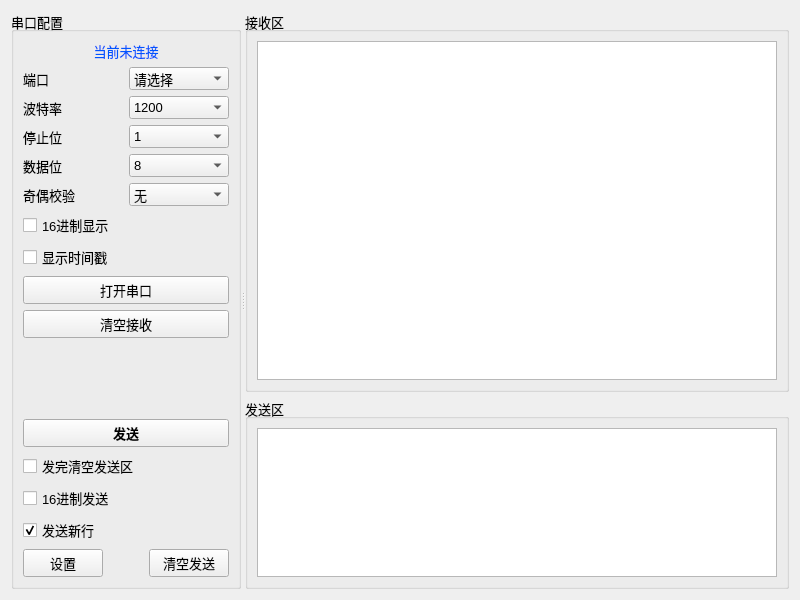
<?xml version="1.0" encoding="UTF-8"?>
<ui version="4.0">
 <class>Widget</class>
 <widget class="QWidget" name="Widget">
  <property name="geometry">
   <rect>
    <x>0</x>
    <y>0</y>
    <width>800</width>
    <height>600</height>
   </rect>
  </property>
  <property name="windowTitle">
   <string>SSWCOM</string>
  </property>
  <property name="windowIcon">
   <iconset resource="rec.qrc">
    <normaloff>:/new/prefix1/recf/wave.ico</normaloff>:/new/prefix1/recf/wave.ico</iconset>
  </property>
  <layout class="QGridLayout" name="gridLayout_5">
   <item row="0" column="0">
    <layout class="QGridLayout" name="gridLayout_4">
     <item row="0" column="0">
      <widget class="QSplitter" name="splitter">
       <property name="orientation">
        <enum>Qt::Orientation::Horizontal</enum>
       </property>
       <widget class="QGroupBox" name="groupBox">
        <property name="minimumSize">
         <size>
          <width>160</width>
          <height>0</height>
         </size>
        </property>
        <property name="maximumSize">
         <size>
          <width>230</width>
          <height>16777215</height>
         </size>
        </property>
        <property name="baseSize">
         <size>
          <width>160</width>
          <height>0</height>
         </size>
        </property>
        <property name="font">
         <font>
          <pointsize>10</pointsize>
         </font>
        </property>
        <property name="title">
         <string>串口配置</string>
        </property>
        <layout class="QVBoxLayout" name="verticalLayout_5">
         <item>
          <layout class="QVBoxLayout" name="verticalLayout_3">
           <item>
            <widget class="QLabel" name="lbConnected">
             <property name="font">
              <font>
               <pointsize>10</pointsize>
              </font>
             </property>
             <property name="styleSheet">
              <string notr="true">color: rgb(0, 85, 255)</string>
             </property>
             <property name="text">
              <string>当前未连接</string>
             </property>
             <property name="textFormat">
              <enum>Qt::TextFormat::AutoText</enum>
             </property>
             <property name="alignment">
              <set>Qt::AlignmentFlag::AlignCenter</set>
             </property>
             <property name="wordWrap">
              <bool>false</bool>
             </property>
            </widget>
           </item>
           <item>
            <layout class="QGridLayout" name="gridLayout_3">
             <item row="1" column="0">
              <widget class="QLabel" name="label">
               <property name="font">
                <font>
                 <pointsize>10</pointsize>
                </font>
               </property>
               <property name="text">
                <string>端口</string>
               </property>
              </widget>
             </item>
             <item row="5" column="1">
              <widget class="QComboBox" name="cbParity">
               <property name="font">
                <font>
                 <pointsize>10</pointsize>
                </font>
               </property>
               <property name="currentText">
                <string>无</string>
               </property>
               <item>
                <property name="text">
                 <string>无</string>
                </property>
               </item>
               <item>
                <property name="text">
                 <string>奇</string>
                </property>
               </item>
               <item>
                <property name="text">
                 <string>偶</string>
                </property>
               </item>
              </widget>
             </item>
             <item row="3" column="0">
              <widget class="QLabel" name="label_3">
               <property name="font">
                <font>
                 <pointsize>10</pointsize>
                </font>
               </property>
               <property name="text">
                <string>停止位</string>
               </property>
              </widget>
             </item>
             <item row="4" column="0">
              <widget class="QLabel" name="label_4">
               <property name="font">
                <font>
                 <pointsize>10</pointsize>
                </font>
               </property>
               <property name="text">
                <string>数据位</string>
               </property>
              </widget>
             </item>
             <item row="2" column="0">
              <widget class="QLabel" name="label_2">
               <property name="font">
                <font>
                 <pointsize>10</pointsize>
                </font>
               </property>
               <property name="text">
                <string>波特率</string>
               </property>
              </widget>
             </item>
             <item row="4" column="1">
              <widget class="QComboBox" name="cbDataBits">
               <property name="font">
                <font>
                 <pointsize>10</pointsize>
                </font>
               </property>
               <property name="currentText">
                <string>8</string>
               </property>
               <property name="labelDrawingMode">
                <enum>QComboBox::LabelDrawingMode::UseStyle</enum>
               </property>
               <item>
                <property name="text">
                 <string>8</string>
                </property>
               </item>
               <item>
                <property name="text">
                 <string>7</string>
                </property>
               </item>
               <item>
                <property name="text">
                 <string>6</string>
                </property>
               </item>
               <item>
                <property name="text">
                 <string>5</string>
                </property>
               </item>
              </widget>
             </item>
             <item row="3" column="1">
              <widget class="QComboBox" name="cbStopBits">
               <property name="font">
                <font>
                 <pointsize>10</pointsize>
                </font>
               </property>
               <item>
                <property name="text">
                 <string>1</string>
                </property>
               </item>
               <item>
                <property name="text">
                 <string>1.5</string>
                </property>
               </item>
               <item>
                <property name="text">
                 <string>2</string>
                </property>
               </item>
              </widget>
             </item>
             <item row="1" column="1">
              <widget class="MyComboBox" name="cbPortName">
               <property name="font">
                <font>
                 <pointsize>10</pointsize>
                </font>
               </property>
               <property name="currentText">
                <string>请选择</string>
               </property>
               <item>
                <property name="text">
                 <string>请选择</string>
                </property>
               </item>
              </widget>
             </item>
             <item row="5" column="0">
              <widget class="QLabel" name="label_5">
               <property name="font">
                <font>
                 <pointsize>10</pointsize>
                </font>
               </property>
               <property name="text">
                <string>奇偶校验</string>
               </property>
              </widget>
             </item>
             <item row="2" column="1">
              <widget class="QComboBox" name="cbBaudRate">
               <property name="font">
                <font>
                 <pointsize>10</pointsize>
                </font>
               </property>
               <property name="currentText">
                <string>1200</string>
               </property>
               <item>
                <property name="text">
                 <string>1200</string>
                </property>
               </item>
               <item>
                <property name="text">
                 <string>2400</string>
                </property>
               </item>
               <item>
                <property name="text">
                 <string>4800</string>
                </property>
               </item>
               <item>
                <property name="text">
                 <string>9600</string>
                </property>
               </item>
               <item>
                <property name="text">
                 <string>14400</string>
                </property>
               </item>
               <item>
                <property name="text">
                 <string>19200</string>
                </property>
               </item>
               <item>
                <property name="text">
                 <string>38400</string>
                </property>
               </item>
               <item>
                <property name="text">
                 <string>57600</string>
                </property>
               </item>
               <item>
                <property name="text">
                 <string>115200</string>
                </property>
               </item>
              </widget>
             </item>
            </layout>
           </item>
           <item>
            <widget class="QCheckBox" name="chk0x16Show">
             <property name="font">
              <font>
               <pointsize>10</pointsize>
              </font>
             </property>
             <property name="text">
              <string>16进制显示</string>
             </property>
            </widget>
           </item>
           <item>
            <widget class="QCheckBox" name="chkTimeShow">
             <property name="font">
              <font>
               <pointsize>10</pointsize>
              </font>
             </property>
             <property name="text">
              <string>显示时间戳</string>
             </property>
            </widget>
           </item>
           <item>
            <layout class="QHBoxLayout" name="horizontalLayout_4"/>
           </item>
           <item>
            <widget class="QPushButton" name="open">
             <property name="font">
              <font>
               <pointsize>10</pointsize>
              </font>
             </property>
             <property name="text">
              <string>打开串口</string>
             </property>
            </widget>
           </item>
           <item>
            <widget class="QPushButton" name="clear">
             <property name="font">
              <font>
               <pointsize>10</pointsize>
              </font>
             </property>
             <property name="text">
              <string>清空接收</string>
             </property>
            </widget>
           </item>
          </layout>
         </item>
         <item>
          <spacer name="verticalSpacer">
           <property name="font">
            <font>
             <pointsize>10</pointsize>
            </font>
           </property>
           <property name="orientation">
            <enum>Qt::Orientation::Vertical</enum>
           </property>
           <property name="sizeHint" stdset="0">
            <size>
             <width>17</width>
             <height>0</height>
            </size>
           </property>
          </spacer>
         </item>
         <item>
          <layout class="QVBoxLayout" name="verticalLayout_2">
           <item>
            <widget class="QPushButton" name="send">
             <property name="font">
              <font>
               <pointsize>10</pointsize>
               <bold>true</bold>
              </font>
             </property>
             <property name="text">
              <string>发送</string>
             </property>
            </widget>
           </item>
           <item>
            <widget class="QCheckBox" name="chkClearAfterSend">
             <property name="font">
              <font>
               <pointsize>10</pointsize>
              </font>
             </property>
             <property name="text">
              <string>发完清空发送区</string>
             </property>
            </widget>
           </item>
           <item>
            <widget class="QCheckBox" name="chk0x16Send">
             <property name="font">
              <font>
               <pointsize>10</pointsize>
              </font>
             </property>
             <property name="text">
              <string>16进制发送</string>
             </property>
            </widget>
           </item>
           <item>
            <widget class="QCheckBox" name="chkNewLine">
             <property name="font">
              <font>
               <pointsize>10</pointsize>
              </font>
             </property>
             <property name="text">
              <string>发送新行</string>
             </property>
             <property name="checked">
              <bool>true</bool>
             </property>
            </widget>
           </item>
           <item>
            <layout class="QHBoxLayout" name="horizontalLayout_2">
             <property name="sizeConstraint">
              <enum>QLayout::SizeConstraint::SetDefaultConstraint</enum>
             </property>
             <item>
              <widget class="QPushButton" name="openSetButton">
               <property name="font">
                <font>
                 <pointsize>10</pointsize>
                </font>
               </property>
               <property name="text">
                <string>设置</string>
               </property>
              </widget>
             </item>
             <item>
              <spacer name="horizontalSpacer">
               <property name="orientation">
                <enum>Qt::Orientation::Horizontal</enum>
               </property>
               <property name="sizeHint" stdset="0">
                <size>
                 <width>40</width>
                 <height>20</height>
                </size>
               </property>
              </spacer>
             </item>
             <item>
              <widget class="QPushButton" name="clearSend">
               <property name="minimumSize">
                <size>
                 <width>0</width>
                 <height>0</height>
                </size>
               </property>
               <property name="font">
                <font>
                 <pointsize>10</pointsize>
                </font>
               </property>
               <property name="text">
                <string>清空发送</string>
               </property>
              </widget>
             </item>
            </layout>
           </item>
          </layout>
         </item>
        </layout>
       </widget>
       <widget class="QWidget" name="layoutWidget">
        <layout class="QVBoxLayout" name="verticalLayout" stretch="2,1">
         <item>
          <widget class="QGroupBox" name="groupBox_2">
           <property name="minimumSize">
            <size>
             <width>160</width>
             <height>0</height>
            </size>
           </property>
           <property name="font">
            <font>
             <pointsize>10</pointsize>
            </font>
           </property>
           <property name="title">
            <string>接收区</string>
           </property>
           <layout class="QGridLayout" name="gridLayout_2">
            <item row="0" column="0">
             <widget class="QPlainTextEdit" name="receiveEdit">
              <property name="font">
               <font>
                <pointsize>10</pointsize>
               </font>
              </property>
              <property name="cursor" stdset="0">
               <cursorShape>IBeamCursor</cursorShape>
              </property>
              <property name="mouseTracking">
               <bool>false</bool>
              </property>
              <property name="readOnly">
               <bool>true</bool>
              </property>
              <property name="textInteractionFlags">
               <set>Qt::TextInteractionFlag::NoTextInteraction</set>
              </property>
              <property name="maximumBlockCount">
               <number>100000</number>
              </property>
             </widget>
            </item>
           </layout>
          </widget>
         </item>
         <item>
          <widget class="QGroupBox" name="groupBox_3">
           <property name="font">
            <font>
             <pointsize>10</pointsize>
            </font>
           </property>
           <property name="title">
            <string>发送区</string>
           </property>
           <layout class="QGridLayout" name="gridLayout">
            <item row="0" column="0">
             <widget class="QPlainTextEdit" name="sendEdit">
              <property name="minimumSize">
               <size>
                <width>160</width>
                <height>0</height>
               </size>
              </property>
              <property name="font">
               <font>
                <pointsize>10</pointsize>
               </font>
              </property>
             </widget>
            </item>
           </layout>
          </widget>
         </item>
        </layout>
       </widget>
      </widget>
     </item>
    </layout>
   </item>
  </layout>
 </widget>
 <customwidgets>
  <customwidget>
   <class>MyComboBox</class>
   <extends>QComboBox</extends>
   <header>mycombobox.h</header>
   <slots>
    <signal>clicked()</signal>
   </slots>
  </customwidget>
 </customwidgets>
 <tabstops>
  <tabstop>sendEdit</tabstop>
  <tabstop>receiveEdit</tabstop>
  <tabstop>cbPortName</tabstop>
  <tabstop>cbBaudRate</tabstop>
  <tabstop>cbStopBits</tabstop>
  <tabstop>cbDataBits</tabstop>
  <tabstop>cbParity</tabstop>
  <tabstop>chk0x16Show</tabstop>
  <tabstop>chkClearAfterSend</tabstop>
  <tabstop>chk0x16Send</tabstop>
  <tabstop>chkNewLine</tabstop>
 </tabstops>
 <resources>
  <include location="rec.qrc"/>
 </resources>
 <connections/>
</ui>
